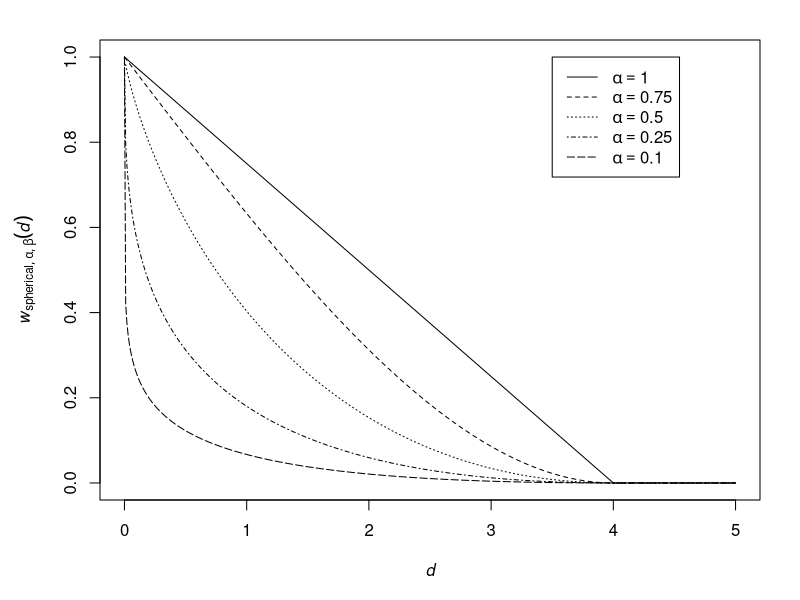
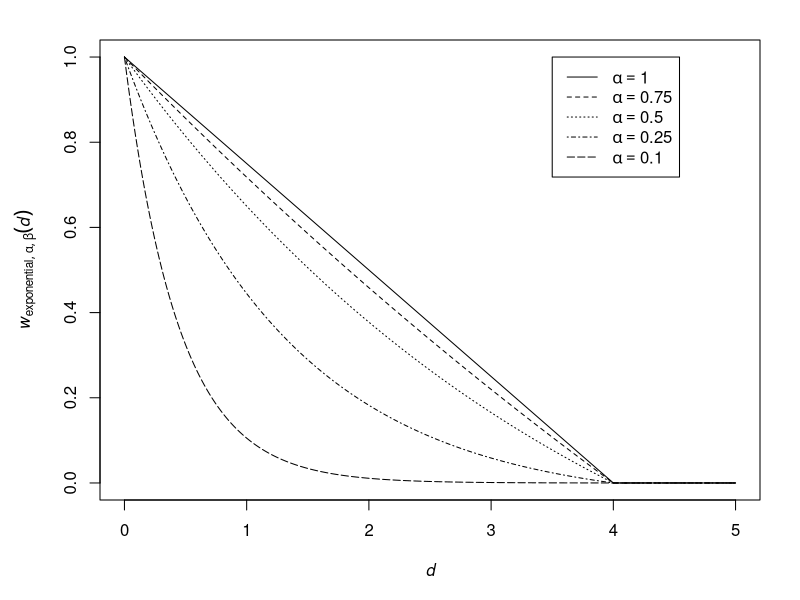
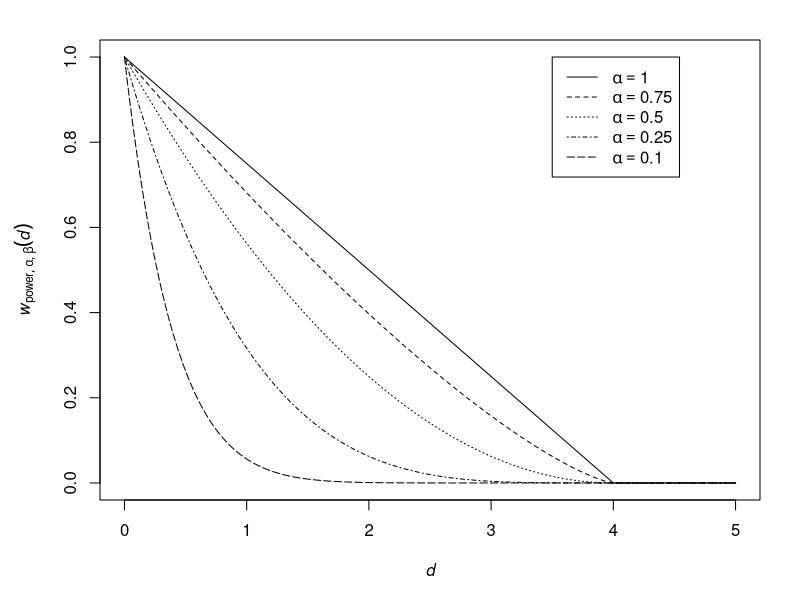
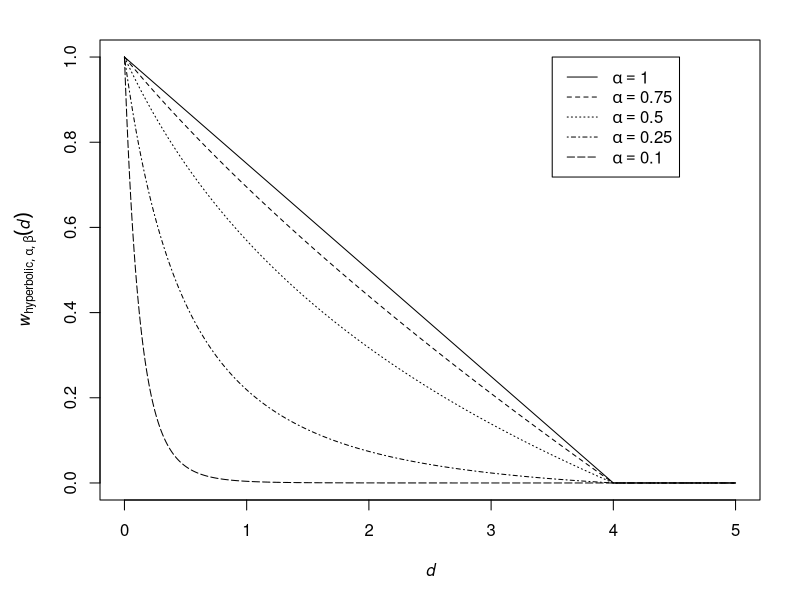
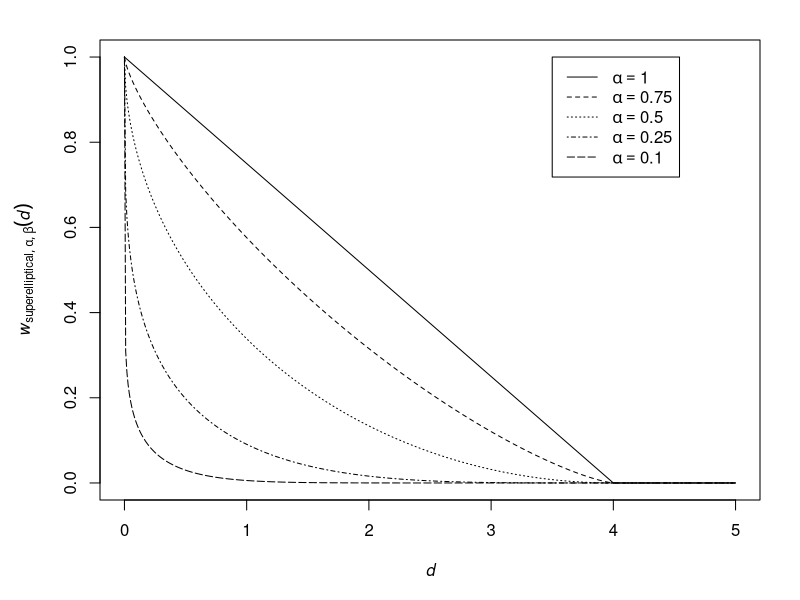

Recreate these plots in R, in order.
## ---- chunk 1
knitr::opts_chunk$set(echo = TRUE)
## ---- chunk 2
dst <- seq(0,5,0.01)
f <- function(d,alpha,beta) {
  dd <- d/beta
  if(alpha==0.5) {
    out <- dd * log(dd) - dd + 1
  } else {
    a <- 0.5 - 0.25/(0.5 - alpha)
    n <- a / (a - 1)
    out <- 1 - a*dd + (a - 1)*dd^n
  }
  out[d>beta] <- 0
  out
}
par(mar=c(5,5,2,2))
plot(y=f(dst,1,4),x=dst,type="l",ylim=c(0,1),xlab=expression(italic(d)),
     ylab=expression(italic(w)[list(spherical,alpha,beta)](italic(d))))
lines(y=f(dst,0.75,4),x=dst,lty=2L)
lines(y=f(dst,0.5,4),x=dst,lty=3L)
lines(y=f(dst,0.25,4),x=dst,lty=4L)
lines(y=f(dst,0.1,4),x=dst,lty=5L)
legend(x=3.5,y=1,lty=1L:5L,
       legend=parse(text=sprintf("alpha == %0.2f",c(1,0.75,0.5,0.25,0.1))))
## ---- chunk 3
dst <- seq(0,5,0.01)
f <- function(d,alpha,beta) {
  if(alpha<1) {
        if(alpha>0) {
          a <- (alpha-1)/alpha
          out <- (exp(a*(d/beta)) - exp(a))/(1 - exp(a))
        } else {
          out <- numeric(length(d))
          out[d==0] <- 1
        }
      } else {
        out <- 1-d/beta
      }
      out[d>beta] <- 0
      out
}
par(mar=c(5,5,2,2))
plot(y=f(dst,1,4),x=dst,type="l",ylim=c(0,1),xlab=expression(italic(d)),
     ylab=expression(italic(w)[list(exponential,alpha,beta)](italic(d))))
lines(y=f(dst,0.75,4),x=dst,lty=2L)
lines(y=f(dst,0.5,4),x=dst,lty=3L)
lines(y=f(dst,0.25,4),x=dst,lty=4L)
lines(y=f(dst,0.1,4),x=dst,lty=5L)
legend(x=3.5,y=1,lty=1L:5L,
       legend=parse(text=sprintf("alpha == %0.2f",c(1,0.75,0.5,0.25,0.1))))
## ---- chunk 4
dst <- seq(0,5,0.01)
f <- function(d,alpha,beta) {
  out <- (1-d/beta)^(1/alpha)
  out[d>beta] <- 0
  out
}
par(mar=c(5,5,2,2))
plot(y=f(dst,1,4),x=dst,type="l",ylim=c(0,1),xlab=expression(italic(d)),
     ylab=expression(italic(w)[list(power,alpha,beta)](italic(d))))
lines(y=f(dst,0.75,4),x=dst,lty=2L)
lines(y=f(dst,0.5,4),x=dst,lty=3L)
lines(y=f(dst,0.25,4),x=dst,lty=4L)
lines(y=f(dst,0.1,4),x=dst,lty=5L)
legend(x=3.5,y=1,lty=1L:5L,
       legend=parse(text=sprintf("alpha == %0.2f",c(1,0.75,0.5,0.25,0.1))))
## ---- chunk 5
dst <- seq(0,5,0.01)
f <- function(d,alpha,beta) {
  if(alpha == 0.5) {
    out <- 1 - log(d + 1)/log(beta + 1)
  } else {
    a <- 0.5 - 0.25/(0.5 - alpha)
    out <- ((1+d)^(1/a) - (1+beta)^(1/a))/(1 - (1+beta)^(1/a))
  }
  out[d>beta] <- 0
  out
}
par(mar=c(5,5,2,2))
plot(y=f(dst,1,4),x=dst,type="l",ylim=c(0,1),xlab=expression(italic(d)),
     ylab=expression(italic(w)[list(hyperbolic,alpha,beta)](italic(d))))
lines(y=f(dst,0.75,4),x=dst,lty=2L)
lines(y=f(dst,0.5,4),x=dst,lty=3L)
lines(y=f(dst,0.25,4),x=dst,lty=4L)
lines(y=f(dst,0.1,4),x=dst,lty=5L)
legend(x=3.5,y=1,lty=1L:5L,
       legend=parse(text=sprintf("alpha == %0.2f",c(1,0.75,0.5,0.25,0.1))))
## ---- chunk 6
dst <- seq(0,5,0.01)
f <- function(d,alpha,beta) {
  out <- 1 - (1/beta)*(beta^(1/alpha) - (beta-d)^(1/alpha))^alpha
  out[d>beta] <- 0
  out
}
par(mar=c(5,5,2,2))
plot(y=f(dst,1,4),x=dst,type="l",ylim=c(0,1),xlab=expression(italic(d)),
     ylab=expression(italic(w)[list(superelliptical,alpha,beta)](italic(d))))
lines(y=f(dst,0.75,4),x=dst,lty=2L)
lines(y=f(dst,0.5,4),x=dst,lty=3L)
lines(y=f(dst,0.25,4),x=dst,lty=4L)
lines(y=f(dst,0.1,4),x=dst,lty=5L)
legend(x=3.5,y=1,lty=1L:5L,
       legend=parse(text=sprintf("alpha == %0.2f",c(1,0.75,0.5,0.25,0.1))))
